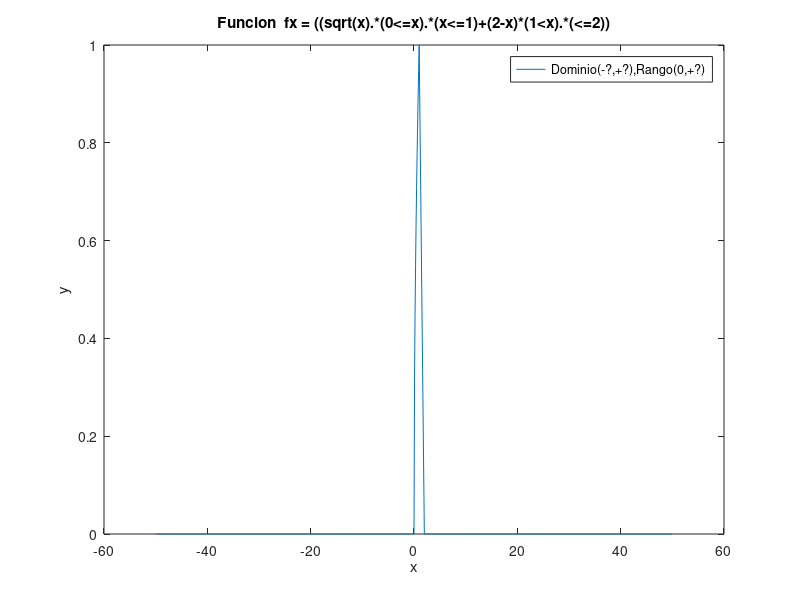

Write the MATLAB code that produced this figure.
%Octave Script
%Title             :Funcion Real de variable Real
%Description       :Script para resolver variables reales y su representacion grafica
%Author            :Joel Emmanuel De La Cruz Rodriguez      
%Date              :2021_10_27
%Version           :1
%Usage             :C:\Users\Leo\Documents\DocumentosOctave
%Notes             :Requiere aplicacion obtave

clear

%Dominio de la funcion ..............
x = -50:0.1:50;
%Regla de correspondencia
fx = (1 + (sqrt(x-4)));
%Plotear funcion
plot(x,fx);
ylabel(" y ");
xlabel(" x ");
title(" Funcion  fx = (1 + (sqrt(x-4))) ");
legend("Dominio (4,+?),Rango(1,+?)");



%Dominio de la funcion ..............
x = -50:0.1:50;
%Regla de correspondencia
fx = (1 + (x.^2));
%Plotear funcion
plot(x,fx);
ylabel(" y ");
xlabel(" x ");
title(" Funcion  fx = (1 + (x.^2)) ");
legend("Dominio (x E R),Rango(1,+?)");



%Dominio de la funcion ..............
t = -50:0.1:50;
%Regla de correspondencia
ht = ( t ./ (2 - t));
%Plotear funcion
plot(t,ht);
ylabel(" y ");
xlabel(" x ");
title(" Funcion  ht = ( t ./ (2 - t)) ");
legend("Dominio (t E R\{2}),Rango(-?,+?");



%Dominio de la funcion ..............
x = -50:0.1:50;
%Regla de correspondencia
fx = ((x.^2)+(6 * x));
%Plotear funcion
plot(x,fx);
ylabel(" y ");
xlabel(" x ");
title(" Funcion  fx = ((x.^2)+(6 * x)) ");
legend("Dominio (x E R),Rango(0,+?)");



%Dominio de la funcion..............
z = -50:0.1:50;
%Regla de correspondencia
gz=(( z.^3));
%Plotear funcion
plot(z,gz);
ylabel(" y ");
xlabel(" x ");
title(" Funcion gz = | z^3| ");
legend("Dominio (Z E R),Rango(0,+?)");



%Dominio de la funcion ..............
t = -50:0.1:50;
%Regla de correspondencia
ht = ((t-1)./(t-2));
%Plotear funcion
plot(t,ht);
ylabel(" y ");
xlabel(" x ");
title(" Funcion  ht = ((t-1)./(t-2)) ");
legend("Dominio (t E R\{2}),Rango(-?,+?)");



%Dominio de la funcion ..............
x = -50:0.1:50;
%Regla de correspondencia
fx = ((2*(x.^2))+(3*x)./(x.^2)+(4*x)+(5));
%Plotear funcion
plot(x,fx);
ylabel(" y ");
xlabel(" x ");
title(" Funcion  ((2*(x.^2))+(3*x)./(x.^2)+(4*x)+(5)) ");
legend("Dominio (x E R),Rango(-?,+?)");



%Dominio de la funcion .................
x = -50:0.1:50;
%Regla de correspondencia
fx = ((x.^4)+(6*(x.^3))+(9*(x.^2))-(1));
%Plotear funcion
plot(x,fx);
ylabel(" y ");
xlabel(" x ");
title(" Funcion  fx = ((x.^4)+(6*(x.^3))+(9*(x.^2))-(1)) ");
legend("Dominio (x E R),Rango(-1,+?)");




%La funcion f,con dominio en R ............
%Calcula f(-2),f(7)y f(9)
f=@(x)(-x+2).*(x<-1)+(x).*(-1<=x).*(x<=2)+(2).*(x>2);
f(-2)
f(7)
f(9)
%Estudia la continuidad de x
f(4)
f(6)
fplot(@(x)(-x+2).*(x<-1)+(x).*(-1<=x).*(x<=2)+(2).*(x>2),[-50,50])




%Dominio de la funcion ............
x = -50:0.1:50;
%Regla de correspondencia
fx = ((sqrt(x)).*(0<=x).*(x<=1)+(2-x).*(1<x).*(x<=2));
%Plotear funcion
plot(x,fx);
ylabel(" y ");
xlabel(" x ");
title(" Funcion  fx = ((sqrt(x).*(0<=x).*(x<=1)+(2-x)*(1<x).*(<=2)) ");
legend("Dominio(-?,+?),Rango(0,+?)");











